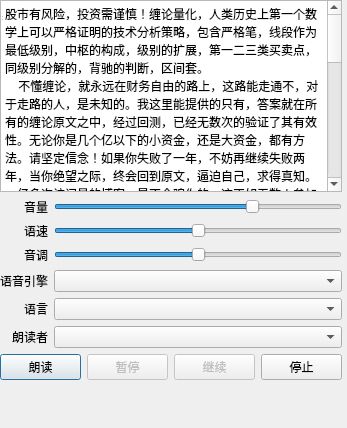
<?xml version="1.0" encoding="UTF-8"?>
<ui version="4.0">
 <class>TTSDlg</class>
 <widget class="QDialog" name="TTSDlg">
  <property name="windowModality">
   <enum>Qt::WindowModality::WindowModal</enum>
  </property>
  <property name="geometry">
   <rect>
    <x>0</x>
    <y>0</y>
    <width>347</width>
    <height>428</height>
   </rect>
  </property>
  <property name="windowTitle">
   <string>语音设置</string>
  </property>
  <property name="modal">
   <bool>true</bool>
  </property>
  <widget class="QWidget" name="centralwidget">
   <property name="geometry">
    <rect>
     <x>0</x>
     <y>0</y>
     <width>342</width>
     <height>423</height>
    </rect>
   </property>
   <layout class="QVBoxLayout" name="verticalLayout">
    <item>
     <widget class="QPlainTextEdit" name="plainTextEdit">
      <property name="enabled">
       <bool>true</bool>
      </property>
      <property name="sizePolicy">
       <sizepolicy hsizetype="Expanding" vsizetype="Expanding">
        <horstretch>0</horstretch>
        <verstretch>0</verstretch>
       </sizepolicy>
      </property>
      <property name="readOnly">
       <bool>true</bool>
      </property>
      <property name="plainText">
       <string>股市有风险，投资需谨慎！缠论量化，人类历史上第一个数学上可以严格证明的技术分析策略，包含严格笔，线段作为最低级别，中枢的构成，级别的扩展，第一二三类买卖点，同级别分解的，背驰的判断，区间套。
    不懂缠论，就永远在财务自由的路上，这路能走通不，对于走路的人，是未知的。我这里能提供的只有，答案就在所有的缠论原文之中，经过回测，已经无数次的验证了其有效性。无论你是几个亿以下的小资金，还是大资金，都有方法。请坚定信念！如果你失败了一年，不妨再继续失败两年，当你绝望之际，终会回到原文，逼迫自己，求得真知。一亿多次访问量的博客，是不会骗你的。这正如无数人参加过的高考，有几个高中清华北大的。鄙人还是擦边弄了浙大。 有缘者自会明白。已经明白的也不必来这了，只与还在路上，并且经历失望又还是充满信心的人共勉。你们掌握了缠论，的确是会胜利的。答案就在那原文当中，就好比高考题的答案都在无数的教辅，教材之中一样。有缘之人，参与市场，解决他人流动性需求，自己还能持续赚钱生存。那个介入，退出的买卖点，在哪里？有缘人自会找到它的，共勉之！
     缠论最大的问题是，走势类型无法完成。不能完成，最低级别的终结之点就无法固定，买入的时间就无从知晓。那种区间套所存在的情况，极其少见。 解决这个问题的方法有两种。第一种不说，第二种是，多头利用回拉中枢dd的必然上涨幅度，来忽略起止点的无法确定所带来的问题。 不足之处是回拉中枢dd，一般只在第二个中枢之后才出现，这在大级别上，下跌第二个中枢很少见。而且大级别的中枢级别，容易判断错误，很容易九段升级。 缠论量化，人类历史上第一个胜率严格为100%的技术分析策略，包含严格笔，线段作为最低级别，中枢的构成，级别的扩展，第一二三类买卖点，同级别分解，背驰的判断，区间套。
     需要注意的问题。 笔和线段的划分是标准化的。意味着不可能在这方面上千人千缠。但是标准化的笔和段，里面有很多细节是可以有多种选择的。只要按照相同的标准进行划分的笔和线段，就能够构建最低级别的基本构件，这就是合理的。哪怕按照3根K线来构建最小级别中枢，也是合理的。线段，只是增强了稳定性和可操作性。 这多种选择包括： 
     笔的划分： 是否次高点成笔，包含关系意义下的5根k线是否成笔，下降笔起始点顶分型第一根K线是否可以低点低于后面底分型低点，是否允许修正笔，大幅度跳空是否成笔，等等。 
     线段的划分： 跳空成笔的笔当做线段，线段起始点不是最低最高点的标准化，价格相同是否认为是创新高，等等。当然按照定义，可以解决大部分问题。 
     走势类型的划分： 走势的多义性，扩张中枢次级别的判定，小转大，中枢震荡中的小转大，同级别分解的如何确认当下分解，
     线段类走势的级别，突发事件第二类买卖点的处理，等等。
      需要注意，本策略的前提是假设没有流动性风险，也就是不会存在只有一个人交易，导致没有足够的对手方的情况。那种大资金的操作，不适合用本策略。
      凡是认为缠论会因为知道的人多了，就渐渐失效的， 也请避免交流，这问题禅师本人早有叙述。万有引力定律，永远不失效。</string>
      </property>
     </widget>
    </item>
    <item>
     <layout class="QGridLayout" name="gridLayout">
      <item row="4" column="0">
       <widget class="QLabel" name="label_5">
        <property name="sizePolicy">
         <sizepolicy hsizetype="Minimum" vsizetype="Preferred">
          <horstretch>0</horstretch>
          <verstretch>0</verstretch>
         </sizepolicy>
        </property>
        <property name="text">
         <string>语音引擎</string>
        </property>
        <property name="alignment">
         <set>Qt::AlignmentFlag::AlignRight|Qt::AlignmentFlag::AlignTrailing|Qt::AlignmentFlag::AlignVCenter</set>
        </property>
       </widget>
      </item>
      <item row="3" column="0">
       <widget class="QLabel" name="label_3">
        <property name="sizePolicy">
         <sizepolicy hsizetype="Minimum" vsizetype="Preferred">
          <horstretch>0</horstretch>
          <verstretch>0</verstretch>
         </sizepolicy>
        </property>
        <property name="text">
         <string>音调</string>
        </property>
        <property name="alignment">
         <set>Qt::AlignmentFlag::AlignRight|Qt::AlignmentFlag::AlignTrailing|Qt::AlignmentFlag::AlignVCenter</set>
        </property>
       </widget>
      </item>
      <item row="5" column="0">
       <widget class="QLabel" name="label_4">
        <property name="sizePolicy">
         <sizepolicy hsizetype="Minimum" vsizetype="Preferred">
          <horstretch>0</horstretch>
          <verstretch>0</verstretch>
         </sizepolicy>
        </property>
        <property name="text">
         <string>语言</string>
        </property>
        <property name="alignment">
         <set>Qt::AlignmentFlag::AlignRight|Qt::AlignmentFlag::AlignTrailing|Qt::AlignmentFlag::AlignVCenter</set>
        </property>
        <property name="buddy">
         <cstring>language</cstring>
        </property>
       </widget>
      </item>
      <item row="3" column="2">
       <widget class="QSlider" name="pitch">
        <property name="minimum">
         <number>-100</number>
        </property>
        <property name="maximum">
         <number>100</number>
        </property>
        <property name="singleStep">
         <number>1</number>
        </property>
        <property name="orientation">
         <enum>Qt::Orientation::Horizontal</enum>
        </property>
       </widget>
      </item>
      <item row="6" column="0">
       <widget class="QLabel" name="label_6">
        <property name="text">
         <string>朗读者</string>
        </property>
        <property name="alignment">
         <set>Qt::AlignmentFlag::AlignRight|Qt::AlignmentFlag::AlignTrailing|Qt::AlignmentFlag::AlignVCenter</set>
        </property>
       </widget>
      </item>
      <item row="1" column="2">
       <widget class="QSlider" name="volume">
        <property name="maximum">
         <number>100</number>
        </property>
        <property name="singleStep">
         <number>5</number>
        </property>
        <property name="pageStep">
         <number>20</number>
        </property>
        <property name="value">
         <number>70</number>
        </property>
        <property name="orientation">
         <enum>Qt::Orientation::Horizontal</enum>
        </property>
       </widget>
      </item>
      <item row="5" column="2">
       <widget class="QComboBox" name="language">
        <property name="sizePolicy">
         <sizepolicy hsizetype="Expanding" vsizetype="Fixed">
          <horstretch>0</horstretch>
          <verstretch>0</verstretch>
         </sizepolicy>
        </property>
       </widget>
      </item>
      <item row="6" column="2">
       <widget class="QComboBox" name="voice"/>
      </item>
      <item row="2" column="0">
       <widget class="QLabel" name="label">
        <property name="sizePolicy">
         <sizepolicy hsizetype="Minimum" vsizetype="Preferred">
          <horstretch>0</horstretch>
          <verstretch>0</verstretch>
         </sizepolicy>
        </property>
        <property name="text">
         <string>语速</string>
        </property>
        <property name="alignment">
         <set>Qt::AlignmentFlag::AlignRight|Qt::AlignmentFlag::AlignTrailing|Qt::AlignmentFlag::AlignVCenter</set>
        </property>
       </widget>
      </item>
      <item row="1" column="0">
       <widget class="QLabel" name="label_2">
        <property name="sizePolicy">
         <sizepolicy hsizetype="Minimum" vsizetype="Preferred">
          <horstretch>0</horstretch>
          <verstretch>0</verstretch>
         </sizepolicy>
        </property>
        <property name="text">
         <string>音量</string>
        </property>
        <property name="alignment">
         <set>Qt::AlignmentFlag::AlignRight|Qt::AlignmentFlag::AlignTrailing|Qt::AlignmentFlag::AlignVCenter</set>
        </property>
       </widget>
      </item>
      <item row="2" column="2">
       <widget class="QSlider" name="rate">
        <property name="minimum">
         <number>-100</number>
        </property>
        <property name="maximum">
         <number>100</number>
        </property>
        <property name="orientation">
         <enum>Qt::Orientation::Horizontal</enum>
        </property>
       </widget>
      </item>
      <item row="4" column="2">
       <widget class="QComboBox" name="engine">
        <property name="sizePolicy">
         <sizepolicy hsizetype="Expanding" vsizetype="Fixed">
          <horstretch>0</horstretch>
          <verstretch>0</verstretch>
         </sizepolicy>
        </property>
       </widget>
      </item>
     </layout>
    </item>
    <item>
     <layout class="QHBoxLayout" name="horizontalLayout">
      <item>
       <widget class="QPushButton" name="speakButton">
        <property name="text">
         <string>朗读</string>
        </property>
       </widget>
      </item>
      <item>
       <widget class="QPushButton" name="pauseButton">
        <property name="enabled">
         <bool>false</bool>
        </property>
        <property name="text">
         <string>暂停</string>
        </property>
       </widget>
      </item>
      <item>
       <widget class="QPushButton" name="resumeButton">
        <property name="enabled">
         <bool>false</bool>
        </property>
        <property name="text">
         <string>继续</string>
        </property>
       </widget>
      </item>
      <item>
       <widget class="QPushButton" name="stopButton">
        <property name="text">
         <string>停止</string>
        </property>
       </widget>
      </item>
     </layout>
    </item>
    <item>
     <spacer name="verticalSpacer">
      <property name="orientation">
       <enum>Qt::Orientation::Vertical</enum>
      </property>
      <property name="sizeHint" stdset="0">
       <size>
        <width>20</width>
        <height>40</height>
       </size>
      </property>
     </spacer>
    </item>
   </layout>
  </widget>
  <widget class="QStatusBar" name="statusbar">
   <property name="geometry">
    <rect>
     <x>0</x>
     <y>0</y>
     <width>3</width>
     <height>22</height>
    </rect>
   </property>
  </widget>
 </widget>
 <tabstops>
  <tabstop>plainTextEdit</tabstop>
  <tabstop>speakButton</tabstop>
  <tabstop>pauseButton</tabstop>
  <tabstop>resumeButton</tabstop>
  <tabstop>stopButton</tabstop>
 </tabstops>
 <resources/>
 <connections/>
</ui>
